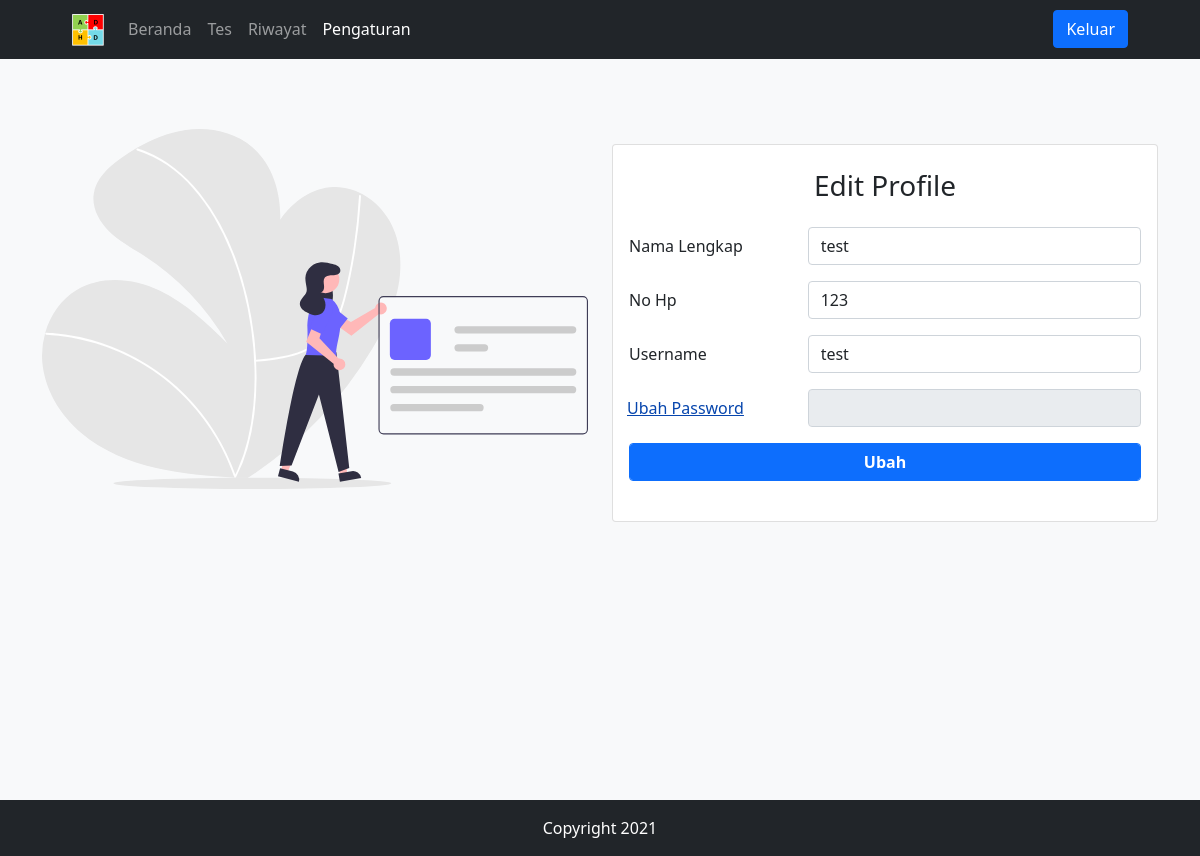
The app's page /settings.php (signed in) with its own data.
### tables this page shows
CREATE TABLE `user` (
  `user_id` int(11) NOT NULL,
  `user_fullname` varchar(255) NOT NULL,
  `user_phone` varchar(255) NOT NULL,
  `username` varchar(255) NOT NULL,
  `password` varchar(255) NOT NULL
);

### functions.php (called while the page is built, shortened)
<?php
$conn = mysqli_connect("localhost", "root", "", "tes-adhd");
function query($query) {
	global $conn;
	$result = mysqli_query($conn, $query);
	$rows = [];
	while ($row = mysqli_fetch_assoc($result)) {
		$rows[] = $row;
	}
	return $rows;
}
 ?>

### settings.php (the view, shortened to what this page needs)
<?php
require 'functions.php';
$userSession = $_SESSION["user_id"];
$user_id = $userSession[0]["user_id"];
$user = query("SELECT * FROM user WHERE user_id = $user_id")[0];
$disabled = "disabled";
?>
<!doctype html>
<html lang="en">
<head>
  <link href="https://cdn.jsdelivr.net/npm/bootstrap@5.0.0-beta3/dist/css/bootstrap.min.css" rel="stylesheet">
</head>
<body>
  <nav class="navbar navbar-expand-lg navbar-dark bg-dark fixed-top" id="mainNav" style="padding-left: 60px; padding-right: 60px;">
    <div class="container-fluid">
      <a class="navbar-brand" href="home.php"><img src="img/icon5.ico" style="width:32px;height:32px;"></a>
      <div class="collapse navbar-collapse" id="navbarTogglerDemo03">
        <ul class="navbar-nav me-auto mr-5 ">
          <li class="nav-item">
            <a class="nav-link js-scroll-trigger" aria-current="page" href="home.php">Beranda</a>
          </li>
          <li class="nav-item">
            <a class="nav-link js-scroll-trigger" href="test.php">Tes</a>
          </li>
          <li class="nav-item">
            <a class="nav-link js-scroll-trigger" href="history.php">Riwayat</a>
          </li>
          <li class="nav-item">
            <a class="nav-link js-scroll-trigger active" href="settings.php">Pengaturan</a>
          </li>
        </ul>
        <form class="d-flex" action="logout.php">
          <button class="btn btn-primary" type="submit">Keluar</button>
        </form>
      </div>
    </div>
  </nav>
  <section class="bg-light min-vh-100">
    <div class="container pt-5">
      <div class="row justify-content-center pt-5">
        <div class="col-lg-6 align-self-center">
          <img src="img/profile.svg" width="100%">
        </div>
        <div class="col-lg-6 align-self-center pt-5">
          <form class="card p-3" action="" method="post">
            <div class="text-center mt-2 mb-3">
              <h3>Edit Profile</h3>
            </div>
            <div class="row mb-3">
              <label for="user_fullname" class="col-sm-4 col-form-label">Nama Lengkap</label>
              <div class="col-sm-8">
                <input class="form-control" type="text" name="user_fullname" id="user_fullname" value="<?= $user["user_fullname"]; ?>" autocomplete="off" required>
              </div>
            </div>
            <div class="row mb-3">
              <label for="user_phone" class="col-sm-4 col-form-label">No Hp</label>
              <div class="col-sm-8">
                <input class="form-control" type="text" name="user_phone" id="user_phone" value="<?= $user["user_phone"]; ?>"autocomplete="off" required>
              </div>
            </div>
            <div class="row mb-3">
              <label for="username" class="col-sm-4 col-form-label">Username</label>
              <div class="col-sm-8">
                <input class="form-control" type="text" name="username" id="username" value="<?= $user["username"]; ?>" autocomplete="off" required>
              </div>
            </div>
            <div class="row mb-3">
              <button type="submit" class="link col-sm-4 col-form-label" name="ubahPassword">Ubah Password</button>
              <div class="col-sm-8">
                <input class="form-control" type="password" name="password" id="password" <?= $disabled; ?> required>
              </div>
            </div>
            <div class="form-group mb-4">
                <button type="submit" name="ubah" class="form-control btn btn-primary btn-block"><b>Ubah</b></button>
            </div>
          </form>
        </div>
      </div>
    </div>
  </section>
  <footer class="bg-dark text-white">
    <div class="container">
      <div class="row pt-3">
        <div class="col text-center">
          <p>Copyright 2021</p>
        </div>
      </div>
    </div>
  </footer>
  </body>
</html>

### settings.php (style rules this page uses)
.link { background: none!important; border: none; padding-left: 10px; text-align: left; color: #0645AD; text-decoration: underline; cursor: pointer; }

### records on screen
user: user_fullname "test", user_phone "123", username "test"
